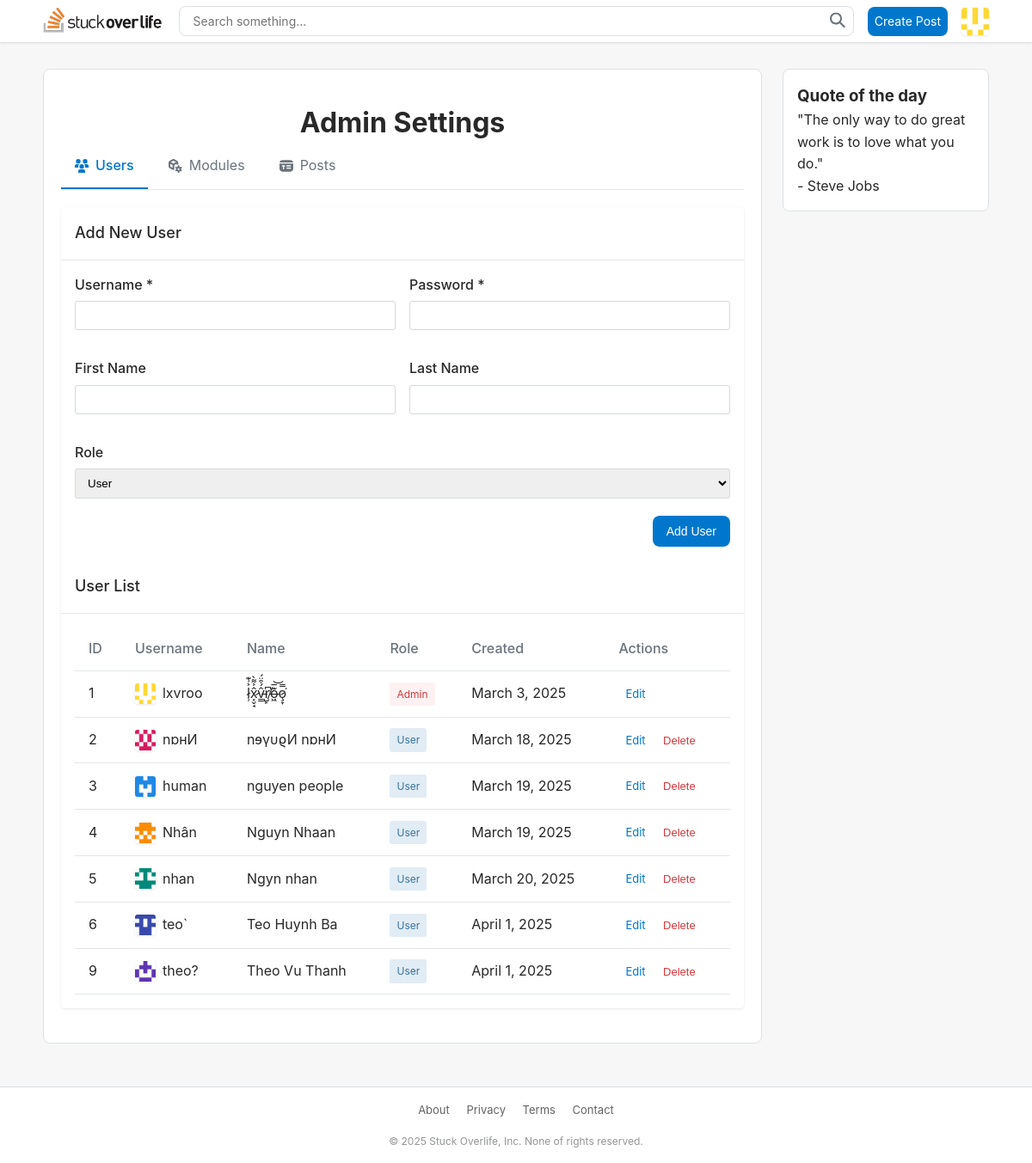
The page /models/settings.php (signed in) on the database its author committed.
### tables this page shows
CREATE TABLE `user` (
  `UserID` int(11) NOT NULL,
  `username` varchar(255) NOT NULL,
  `firstname` varchar(100) NOT NULL,
  `lastname` varchar(100) NOT NULL,
  `password` varchar(255) NOT NULL DEFAULT '',
  `avatar` varchar(100) DEFAULT NULL,
  `dob` date DEFAULT NULL,
  `bio` text DEFAULT NULL,
  `status` enum('Active','Blocked','Banned','Archived','Unknown') NOT NULL DEFAULT 'Active',
  `role` enum('user','admin') NOT NULL DEFAULT 'user',
  `createdAt` datetime NOT NULL DEFAULT current_timestamp()
);

### models/settings.php (called while the page is built, shortened)
<?php
try {
    include '../includes/db.php';
    include '../includes/functions.php';
    $activeTab = isset($_GET['tab']) ? $_GET['tab'] : 'users';
    $users = AllUsers($pdo);
    $editUser = null;
    include '../views/settings.html.php';
    $output = ob_get_clean();
} catch (PDOException $e) {
    $title = 'An error has occurred';
    $output = 'Database error: ' . $e->getMessage();
}
include '../views/layout.html.php';
?>

### includes/functions.php (called while the page is built, shortened)
<?php
    function query($pdo, $sql, $parameters = []) {
        $query = $pdo->prepare($sql);
        $query->execute($parameters);
        return $query;
    }
    function allUsers($pdo){
        $users = query($pdo, 'SELECT * FROM user');
        return $users->fetchAll();
    }
    function formatDate($dateString) {
        $date = new DateTime($dateString);
        return $date->format('F j, Y');
    }
    function isLoggedIn() {
        return isset($_SESSION['user_id']);
    }
    function getCurrentUser($pdo) {
        if (isLoggedIn()) {
            $params = [':id' => $_SESSION['user_id']];
            $query = query($pdo, 'SELECT * FROM user WHERE userid = :id', $params);
            return $query->fetch();
        }
        return false;
    }
?>

### views/settings.html.php (the view, shortened to what this page needs)
<div class="admin-settings">
    <h1>Admin Settings</h1>
    <div class="admin-tabs">
        <a href="?tab=users" class="admin-tab <?= $activeTab === 'users' ? 'active' : '' ?>">
            Users
        </a>
        <a href="?tab=modules" class="admin-tab <?= $activeTab === 'modules' ? 'active' : '' ?>">
            Modules
        </a>
        <a href="?tab=posts" class="admin-tab <?= $activeTab === 'posts' ? 'active' : '' ?>">
            Posts
        </a>
    </div>
    <div class="admin-tab-content">
        <?php if ($activeTab === 'users'): ?>
            <div class="admin-section">
                <div class="admin-section-header">
                    <h2><?= $editUser ? 'Edit User' : 'Add New User' ?></h2>
                </div>
                <form method="post" class="admin-form">
                    <div class="form-row">
                        <div class="form-group">
                            <label for="username">Username *</label>
                            <input type="text" id="username" name="username"
                                value="<?= htmlspecialchars($editUser['username'] ?? '', ENT_QUOTES, 'UTF-8') ?>"
                                required>
                        </div>
                        <div class="form-group">
                            <label for="password"><?= $editUser ? 'New Password (leave blank to keep current)' : 'Password *' ?></label>
                            <input type="password" id="password" name="password"
                                <?= $editUser ? '' : 'required' ?>>
                        </div>
                    </div>
                    <div class="form-row">
                        <div class="form-group">
                            <label for="firstname">First Name</label>
                            <input type="text" id="firstname" name="firstname"
                                value="<?= htmlspecialchars($editUser['firstname'] ?? '', ENT_QUOTES, 'UTF-8') ?>">
                        </div>
                        <div class="form-group">
                            <label for="lastname">Last Name</label>
                            <input type="text" id="lastname" name="lastname"
                                value="<?= htmlspecialchars($editUser['lastname'] ?? '', ENT_QUOTES, 'UTF-8') ?>">
                        </div>
                    </div>
                    <div class="form-group">
                        <label for="role">Role</label>
                        <select id="role" name="role">
                            <option value="user" <?= (isset($editUser) && $editUser['role'] === 'user') ? 'selected' : '' ?>>User</option>
                        </select>
                    </div>
                    <div class="form-actions">
                        <button type="submit" class="form-submit"><?= $editUser ? 'Update User' : 'Add User' ?></button>
                    </div>
                </form>
                <div class="admin-section-header">
                    <h2>User List</h2>
                </div>
                <div class="admin-table-container">
                    <table class="admin-table">
                        <thead>
                            <tr>
                                <th>ID</th>
                                <th>Username</th>
                                <th>Name</th>
                                <th>Role</th>
                                <th>Created</th>
                                <th>Actions</th>
                            </tr>
                        </thead>
                        <tbody>
                            <?php if (empty($users)): ?>
                                <tr>
                                    <td colspan="6" class="empty-table">No users found</td>
                                </tr>
                            <?php else: ?>
                                <?php foreach ($users as $user): ?>
                                    <tr>
                                        <td><?= htmlspecialchars($user['UserID'], ENT_QUOTES, 'UTF-8') ?></td>
                                        <td>
                                            <div class="user-cell">
                                                <img src="/coursework/assets/images/random_pfp/<?= htmlspecialchars($user['avatar'], ENT_QUOTES, 'UTF-8') ?>"
                                                     alt="<?= htmlspecialchars($user['username'], ENT_QUOTES, 'UTF-8') ?>"
                                                     class="user-avatar small">
                                                <?= htmlspecialchars($user['username'], ENT_QUOTES, 'UTF-8') ?>
                                            </div>
                                        </td>
                                        <td>
                                            <?= htmlspecialchars($user['firstname'] . ' ' . $user['lastname'], ENT_QUOTES, 'UTF-8') ?>
                                        </td>
                                        <td>
                                            <span class="user-role <?= $user['role'] ?>">
                                                <?= htmlspecialchars($user['role'], ENT_QUOTES, 'UTF-8') ?>
                                            </span>
                                        </td>
                                        <td><?= formatDate($user['createdAt']) ?></td>
                                        <td class="actions-cell">
                                            <a href="?tab=users&edit_user=<?= $user['UserID'] ?>" class="edit-link">Edit</a>
                                            <?php if ($user['UserID'] != $_SESSION['user_id']): ?>
                                                <form method="post" class="inline-form" onsubmit="return confirm('Are you sure you want to delete this user?');">
                                                    <button type="submit" class="delete-link">Delete</button>
                                                </form>
                                            <?php endif; ?>
                                        </td>
                                    </tr>
                                <?php endforeach; ?>
                            <?php endif; ?>
                        </tbody>
                    </table>
                </div>
            </div>
        <?php endif; ?>
    </div>
</div>

### views/layout.html.php (shortened to what this page needs)
<!DOCTYPE html>
<html lang="en">
<head>
    <link rel="stylesheet" href="/coursework/style.css">
</head>
<body class="<?= $pageType ?? '' ?>">
    <header>
        <div class="header-container">
            <a href="/coursework/index.php" class="header-logo">
                <img src="/coursework/assets/images/logo.svg" alt="Logo" title="Home">
            </a>
            <div class="header-search">
                <form action="/coursework/index.php" method="get" class="header-search-form">
                    <input type="text" name="search" placeholder="Search something..."
                        value="<?= isset($_GET['search']) ? htmlspecialchars($_GET['search'], ENT_QUOTES, 'UTF-8') : '' ?>">
                    <button type="submit" class="search-icon">
                        <svg aria-hidden="true" width="18" height="18" viewBox="0 0 18 18">
                            <path d="M18 16.5l-5.14-5.18h-.35a7 7 0 1 0-1.19 1.19v.35L16.5 18l1.5-1.5zM12 7A5 5 0 1 1 2 7a5 5 0 0 1 10 0z" fill="currentColor"></path>
                        </svg>
                    </button>
                </form>
            </div>
            <nav class="header-nav">
                <a href="/coursework/models/createPost.php" class="create-post-button">
                    Create Post
                </a>
                <?php if(isLoggedIn()):?>
                        <?php
                        $currentUser = getCurrentUser($pdo);
                        $avatar = isset($currentUser['avatar']) ? htmlspecialchars($currentUser['avatar'], ENT_QUOTES, 'UTF-8') : "random_pfp";
                        ?>
                        <img class="user-avatar avatar-button" height="32px" src="/coursework/assets/images/random_pfp/<?= $avatar ?>" alt="User avatar" onclick="toggleSubMenu()">
                <?php else:?>
                    <a href="/coursework/models/login.php" class="login-button">Log in</a>
                    <a href="/coursework/models/register.php" class="signup-button">Sign up</a>
                <?php endif; ?>
            </nav>
        </div>
    </header>
    <div class="main-container">
        <main class="main-content">
            <?= $output ?>
        </main>
<aside class="sidebar">
    <div class="sidebar-widget">
        <?php if(isset($pageType) && $pageType === 'profile-page'): ?>
            <div class="profile-card">
                <div class="profile-header">
                    <img class="profile-avatar" src="/coursework/assets/images/random_pfp/<?= htmlspecialchars($profileUser['avatar'], ENT_QUOTES, 'UTF-8') ?>" alt="User avatar">
                    <div class="profile-names">
                        <h3 class="profile-fullname">
                            <?= htmlspecialchars($profileUser['firstname'] ?? '', ENT_QUOTES, 'UTF-8') ?>
                            <?= htmlspecialchars($profileUser['lastname'] ?? '', ENT_QUOTES, 'UTF-8') ?>
                        </h3>
                        <p class="profile-username">@<?= htmlspecialchars($profileUser['username'] ?? 'anonymous', ENT_QUOTES, 'UTF-8') ?></p>
                    </div>
                </div>
                <?php if(!empty($profileUser['bio'])): ?>
                    <p class="profile-bio"><?= htmlspecialchars($profileUser['bio'] ?? '', ENT_QUOTES, 'UTF-8') ?></p>
                <?php endif; ?>
                <div class="profile-stats">
                    <div class="stat-item">
                        <span class="stat-value"><?= getUserPostCount($pdo, $profileUserId) ?? 0 ?></span>
                        <span class="stat-label">Posts</span>
                    </div>
                    <div class="stat-item">
                        <span class="stat-value"><?= getUserCommentCount($pdo, $profileUserId) ?? 0 ?></span>
                        <span class="stat-label">Comments</span>
                    </div>
                </div>
                <div class="profile-details">
                    <div class="member-since">
                        <span>Member since: <?= formatDate($currentUser['createdAt'] ?? '') ?></span>
                    </div>
                </div>
            </div>
        <?php elseif(isLoggedIn()): ?>
            <h3>Quote of the day</h3>
            <p>"The only way to do great work is to love what you do." </br>- Steve Jobs</p>
        <?php else: ?>
            <p>Welcome to Stuck Overlife!</p>
            <p>Please <a href="/coursework/models/login.php">log in</a> or <a href="/coursework/models/register.php">sign up</a> to post questions and answers.</p>
        <?php endif; ?>
    </div>
</aside>
    </div>
    <footer>
        <div class="footer-links">
            <a href="#" class="footer-link">About</a>
            <a href="#" class="footer-link">Privacy</a>
            <a href="#" class="footer-link">Terms</a>
            <a href="#" class="footer-link">Contact</a>
        </div>
        <div class="footer-copyright">
            © 2025 Stuck Overlife, Inc. None of rights reserved.
        </div>
    </footer>
</body>
</html>

### rows shown on the page
user: avatar (picture), UserID "1", username "lxvroo", firstname+lastname "l̷̹͐͗͊x̷͔̬̘̂͐͌̀v̵͇̂́͒̈́r̸̺̙͆o̶͖͊̅͝o̷̧̞̿͘", role "Admin", createdAt "March 3, 2025"
user: UserID "2", avatar (picture), username "nɒʜИ", firstname+lastname "nɘγυϱИ nɒʜИ", role "User", createdAt "March 18, 2025"
user: UserID "3", avatar (picture), username "human", firstname+lastname "nguyen people", role "User", createdAt "March 19, 2025"
user: UserID "4", avatar (picture), username "Nhân", firstname+lastname "Nguyn Nhaan", role "User", createdAt "March 19, 2025"
user: UserID "5", avatar (picture), username "nhan", firstname+lastname "Ngyn nhan", role "User", createdAt "March 20, 2025"
user: UserID "6", avatar (picture), username "teo`", firstname+lastname "Teo Huynh Ba", role "User", createdAt "April 1, 2025"
user: UserID "9", avatar (picture), username "theo?", firstname+lastname "Theo Vu Thanh", role "User", createdAt "April 1, 2025"
